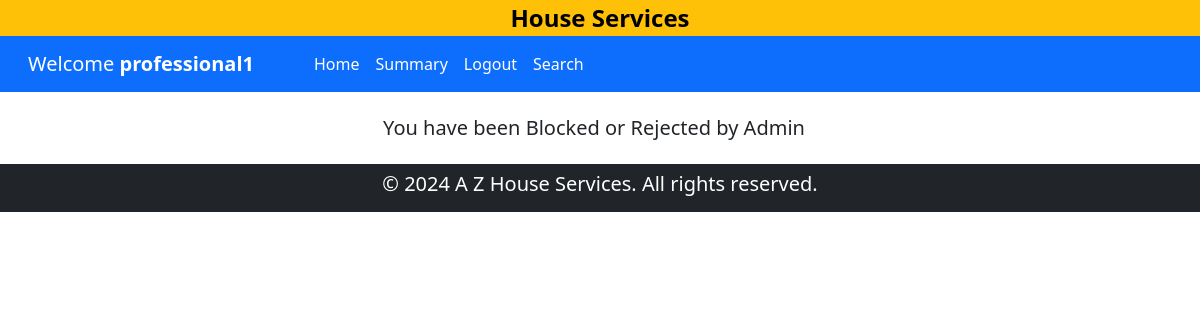
The app's page /professional_dashboard/1, older data.
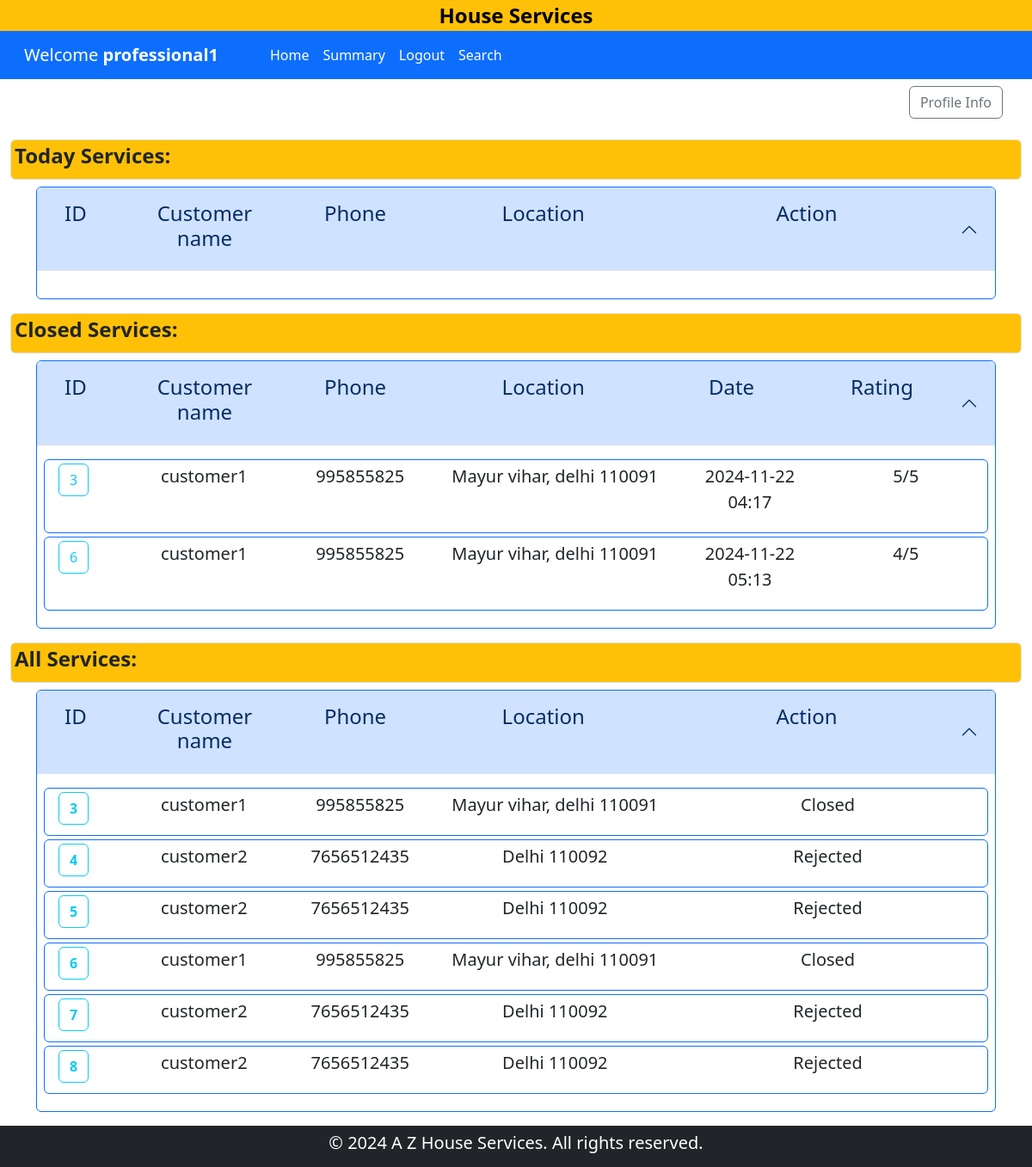
The same page, newer data.
### backened/modals.py (models this page shows)
class ServiceRequest(db.Model):
    __tablename__ = "service_request"
    id = db.Column(db.Integer, primary_key=True)
    service_id = db.Column(db.Integer, db.ForeignKey("service.id"), nullable=False)
    customer_id = db.Column(db.Integer, db.ForeignKey("customer.id"), nullable=False)
    professional_id = db.Column(db.Integer, db.ForeignKey("professional.id"), nullable=False)
    date_of_request = db.Column(db.DateTime, default=datetime.now,nullable=False)
    date_of_completion = db.Column(db.DateTime, nullable=True)
    service_status = db.Column(db.String(50), nullable=False, default="requested")
    remarks = db.Column(db.Text, nullable=True)
    reviews = db.relationship("Review", backref="service_request", lazy=True, cascade="all, delete-orphan")

class Customer(db.Model):
    __tablename__ = "customer"
    id = db.Column(db.Integer, primary_key=True)
    email = db.Column(db.String(120), unique=True, nullable=False)
    password = db.Column(db.String(120), nullable=False)
    name = db.Column(db.String(120), nullable=False)
    address = db.Column(db.String(200), nullable=False)
    pincode = db.Column(db.Integer, nullable=False)
    phone = db.Column(db.Integer, nullable=False)
    status = db.Column(db.String(30), default="accepted", nullable=False)
    service_requests = db.relationship("ServiceRequest", backref="customer", lazy=True, cascade="all, delete-orphan")
    reviews = db.relationship("Review", backref="customer", lazy=True, cascade="all, delete-orphan")

class Review(db.Model):
    __tablename__ = "review"
    id = db.Column(db.Integer, primary_key=True)
    service_request_id = db.Column(db.Integer, db.ForeignKey("service_request.id"), nullable=False)
    customer_id = db.Column(db.Integer, db.ForeignKey("customer.id"), nullable=False)
    rating = db.Column(db.Integer, nullable=False)
    comment = db.Column(db.Text, nullable=True)

### backened/controller.py (the view)
@app.route("/professional_dashboard/<id>")
def professionalDashboard(id):
    prof = Professional.query.filter_by(id=id).first()
    ser_req = ServiceRequest.query.filter_by(professional_id=prof.id).all()
    return render_template(
        "professional_dashboard.html", professional=prof, ser_req=ser_req
    )

### templates/professional_dashboard.html (shortened to what the changed rows need)
{% extends 'layout.html' %}
{% block content %}
<div class="container-fluid bg-warning" id="home">
    <div class="d-flex justify-content-center">
    </div>
</div>
<nav class="navbar navbar-expand-lg bg-primary">
    <div class="container-xxl">
    </div>
</nav>
{% if professional.status != 'Approved' %}
    <div class="container text-center h3 lead m-4">You have been Blocked or Rejected by Admin</div>
{% else %}
{% block professional %}
<div class="container">
    <div class="row">
        <div class="col-md-12 text-end m-2">
            <a href="{{ url_for('update_profile', user = 'professional', id = professional.id) }}" class="btn btn-outline-secondary">Profile Info</a>
        </div>
    </div>
</div>
    <section id="main-data" class="container-fluid" >
        <div class="mt-3 mb-2 bg-warning p-1 border rounded">
            <h4 class="fw-bold">Today Services:</h4>
        </div>
        <div class="container">
            <div class="accordion" id="today-Services">
                <div class="accordion-item border border-primary">
                  <h2 class="accordion-header">
                    <button class="accordion-button" type="button"  data-bs-target="#today-service-collapse" aria-expanded="true" >
                      <div class="container row">
                        <h4 class="col-1">ID</h4>
                        <h4 class="col-2 text-center">Customer name</h4>
                        <h4 class="col-2 text-center">Phone</h4>
                        <h4 class="col-3 text-center">Location</h4>
                        <h4 class="col-4 text-center">Action</h4>
                      </div>
                    </button>
                  </h2>
                </div>
            </div>
        </div>
        <div class="mt-3 mb-2 bg-warning p-1 border rounded">
            <h4 class="fw-bold">Closed Services:</h4>
        </div>
        <div class="container">
            <div class="accordion" id="closed-Services">
                <div class="accordion-item border border-primary">
                    <h2 class="accordion-header">
                    <button class="accordion-button" type="button"  data-bs-target="#closed-service-collapse" aria-expanded="true" >
                        <div class="container row">
                        <h4 class="col-1">ID</h4>
                        <h4 class="col-2 text-center">Customer name</h4>
                        <h4 class="col-2 text-center">Phone</h4>
                        <h4 class="col-3 text-center">Location</h4>
                        <h4 class="col-2 text-center">Date</h4>
                        <h4 class="col-2 text-center">Rating</h4>
                        </div>
                    </button>
                    </h2>
                    <div id="closed-service-collapse" class="accordion-collapse  show" data-bs-parent="#closed-Services">
                    <div class="accordion-body">
                        {% if not ser_req  %}
                        <div class="col">
                            <p class="lead">No Service request found</p>
                        </div>
                        {% else %}
                            {% for req in ser_req %}
                            {% if req.service_status == 'closed' %}
                                <div class="conatiner row border border-primary p-1 lead rounded mb-1">
                                    <div class="col-1">
                                        <a href="{{ url_for('service_request_detail',user = 'professional',uid=professional.id,rid=req.id) }}" class="btn btn-outline-info">{{ req.id }}</a>
                                    </div>
                                    <div class="col-2 text-center">
                                        <p >{{ req.customer.name }}</p>
                                    </div>
                                    <div class="col-2 text-center">
                                        <p >{{ req.customer.phone }}</p>
                                    </div>
                                    <div class="col-3 text-center">
                                        <p > {{ req.customer.address }} {{ req.customer.pincode }}</p>
                                    </div>
                                    <div class="col-2 text-center">
                                        <p > {{ req.date_of_completion.strftime('%Y-%m-%d %H:%M') }} </p>
                                    </div>
                                    {% for review in req.reviews %}
                                    <div class="col-2 text-center">
                                        <p > {{ review.rating }}/5 </p>
                                    </div>
                                    {% endfor %}
                                </div>
                                {% endif %}
                            {% endfor %}
                        {% endif %}
                    </div>
                    </div>
                </div>
            </div>
        </div>
        <div class="mt-3 mb-2 bg-warning p-1 border rounded">
            <h4 class="fw-bold">All Services:</h4>
        </div>
        <div class="container">
            <div class="accordion" id="all-Services">
                <div class="accordion-item border border-primary mb-3">
                    <h2 class="accordion-header">
                    <button class="accordion-button" type="button" data-bs-toggle="collapse" data-bs-target="#all-service-collapse" aria-expanded="true" aria-controls="all-service-collapse">
                        <div class="container row">
                            <h4 class="col-1">ID</h4>
                            <h4 class="col-2 text-center">Customer name</h4>
                            <h4 class="col-2 text-center">Phone</h4>
                            <h4 class="col-3 text-center">Location</h4>
                            <h4 class="col-4 text-center">Action</h4>
                        </div>
                    </button>
                    </h2>
                    <div id="all-service-collapse" class="accordion-collapse collapse show" data-bs-parent="#all-Services">
                    <div class="accordion-body">
                        {% if ser_req | length == 0 %}
                        <div class="col">
                            <p class="lead">No Service found</p>
                        </div>
                        {% else %}
                            {% for req in ser_req %}
                            <div class="conatiner row border border-primary p-1 lead rounded mb-1">
                                <div class="col-1">
                                    <a href="{{ url_for('service_request_detail',user = 'professional',uid=professional.id,rid=req.id) }}"  class="fw-bold btn btn-outline-info">{{req.id}}</a>
                                </div>
                                <div class="col-2 text-center">
                                    <p >{{ req.customer.name }}</p>
                                </div>
                                <div class="col-2 text-center">
                                    <p >{{ req.customer.phone }}</p>
                                </div>
                                <div class="col-3 text-center">
                                    <p >{{ req.customer.address }} {{ req.customer.pincode }} </p>
                                </div>
                                <div class="col-4 text-center">
                                    {% if req.service_status == 'requested' %}
                                    <a href="{{ url_for('service_request_status', status = 'accept',request_id = req.id,user=professional.name) }}" class="btn btn-secondary">Accept</a>
                                    <a href="{{ url_for('service_request_status', status = 'reject',request_id = req.id,user=professional.name) }}" class="btn btn-outline-danger">Reject</a>
                                    {% else %}
                                        <p>{{ req.service_status|title}}</p>
                                    {% endif %}
                                </div>
                            </div>
                            {% endfor %}
                        {% endif %}
                    </div>
                    </div>
                </div>
            </div>
        </div>
    </section>
{% endblock professional %}
{% endif %}
{% endblock content %}

Row changes from the older to the newer data that the page shows:
changed Professional "professional1": status "Blocked" → "Approved" (drawn)
added ServiceRequest: id "3", customer.name "customer1", customer.phone "995855825", customer.address "Mayur vihar, delhi", customer.pincode "110091", date_of_completion "2024-11-22 04:17", service_status "Closed"
now on this page (row edited): Review: rating "5", shown under "3"
added ServiceRequest: id "6", customer.name "customer1", customer.phone "995855825", customer.address "Mayur vihar, delhi", customer.pincode "110091", date_of_completion "2024-11-22 05:13", service_status "Closed"
added Review: rating "4", shown under "6"
now on this page (row edited): ServiceRequest: id "4", customer.name "customer2", customer.phone "7656512435", customer.address "Delhi", customer.pincode "110092", service_status "Rejected", shown under "Action"
added ServiceRequest: id "5", customer.name "customer2", customer.phone "7656512435", customer.address "Delhi", customer.pincode "110092", service_status "Rejected", shown under "Action"
added ServiceRequest: id "7", customer.name "customer2", customer.phone "7656512435", customer.address "Delhi", customer.pincode "110092", service_status "Rejected", shown under "Action"
added ServiceRequest: id "8", customer.name "customer2", customer.phone "7656512435", customer.address "Delhi", customer.pincode "110092", service_status "Rejected", shown under "Action"
Text that changed along with them:
text no longer shown: "You have been Blocked or Rejected by Admin"
text now shown: "Profile Info Today Services: ID Customer name Phone Location Action Closed Services: ID Customer name Phone Location Date Rating All Services: ID Customer name Phone Location Action"
